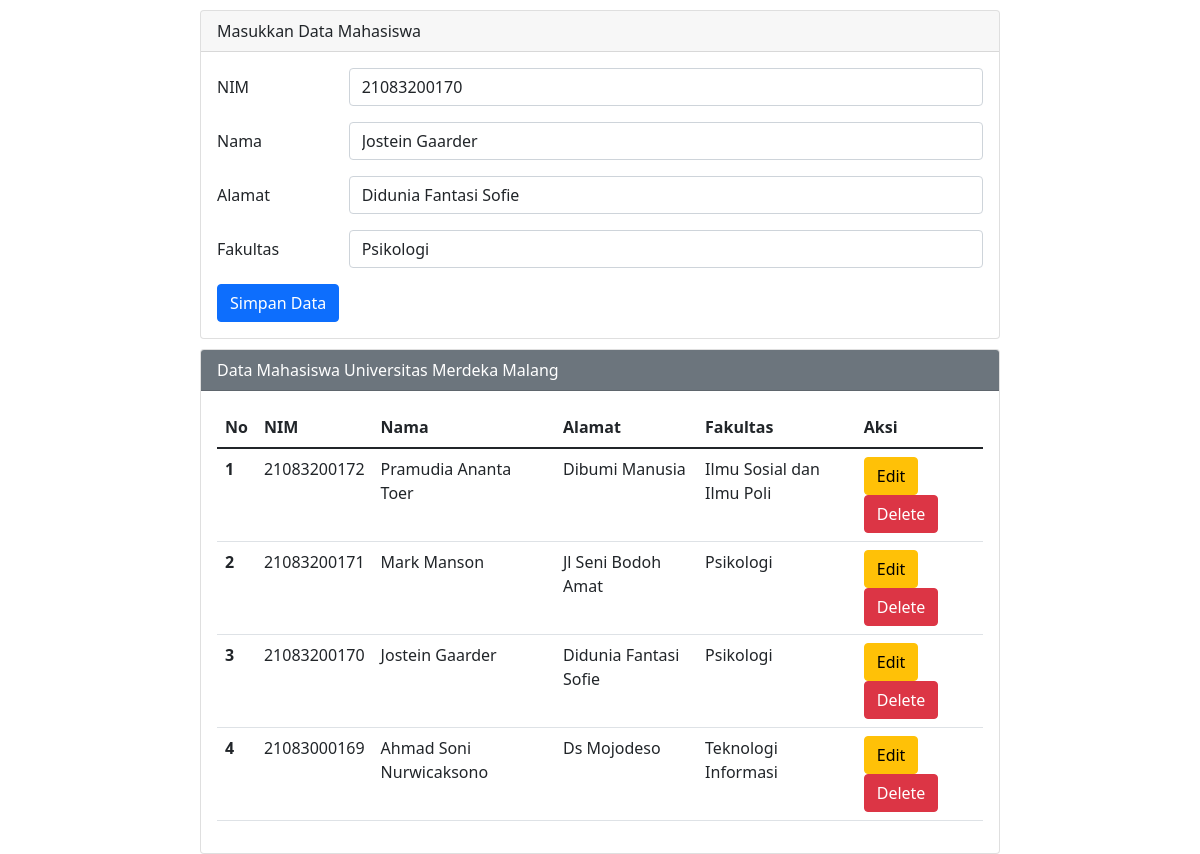
/index.php?op=edit&id=2, run on the app's committed database.
### tables this page shows
CREATE TABLE `mahasiswa` (
  `id` int(11) NOT NULL,
  `nim` varchar(25) NOT NULL,
  `nama` varchar(25) NOT NULL,
  `alamat` varchar(25) NOT NULL,
  `fakultas` varchar(25) NOT NULL
);

### index.php (the view, shortened to what this page needs)
<?php
$host       = "localhost";
$user       = "root";
$pass       = "";
$db         = "akademik";
$koneksi    = mysqli_connect($host, $user, $pass, $db);
$nim        = "";
$nama       = "";
$alamat     = "";
$fakultas   = "";
if (isset($_GET['op'])) {
    $op = $_GET['op'];
} else {
    $op = "";
}
if ($op == 'edit') {
    $id         = $_GET['id'];
    $sql1       = "select * from mahasiswa where id = '$id'";
    $q1         = mysqli_query($koneksi, $sql1);
    $r1         = mysqli_fetch_array($q1);
    $nim        = $r1['nim'];
    $nama       = $r1['nama'];
    $alamat     = $r1['alamat'];
    $fakultas   = $r1['fakultas'];
}
?>
<!DOCTYPE html>
<html lang="en">
<head>
    <link href="https://cdn.jsdelivr.net/npm/bootstrap@5.1.3/dist/css/bootstrap.min.css" rel="stylesheet">
</head>
<body>
    <div class="mx-auto">
        <div class="card">
            <div class="card-header">
                Masukkan Data Mahasiswa
            </div>
            <div class="card-body">
                <form action="" method="POST">
                    <div class="mb-3 row">
                        <label for="nim" class="col-sm-2 col-form-label">NIM</label>
                        <div class="col-sm-10">
                            <input type="text" class="form-control" id="nim" name="nim" value="<?php echo $nim ?>">
                        </div>
                    </div>
                    <div class="mb-3 row">
                        <label for="nama" class="col-sm-2 col-form-label">Nama</label>
                        <div class="col-sm-10">
                            <input type="text" class="form-control" id="nama" name="nama" value="<?php echo $nama ?>">
                        </div>
                    </div>
                    <div class="mb-3 row">
                        <label for="alamat" class="col-sm-2 col-form-label">Alamat</label>
                        <div class="col-sm-10">
                            <input type="text" class="form-control" id="alamat" name="alamat" value="<?php echo $alamat ?>">
                        </div>
                    </div>
                    <div class="mb-3 row">
                        <label for="fakultas" class="col-sm-2 col-form-label">Fakultas</label>
                        <div class="col-sm-10">
                            <select class="form-control" name="fakultas" id="fakultas">
                                <option value="Psikologi" <?php if ($fakultas == "Psikologi") echo "selected" ?>>Psikologi</option>
                            </select>
                        </div>
                    </div>
                    <div class="col-12">
                        <input type="submit" name="simpan" value="Simpan Data" class="btn btn-primary" />
                    </div>
                </form>
            </div>
        </div>
        <div class="card">
            <div class="card-header text-white bg-secondary">
                Data Mahasiswa Universitas Merdeka Malang
            </div>
            <div class="card-body">
                <table class="table">
                    <thead>
                        <tr>
                            <th scope="col">No</th>
                            <th scope="col">NIM</th>
                            <th scope="col">Nama</th>
                            <th scope="col">Alamat</th>
                            <th scope="col">Fakultas</th>
                            <th scope="col">Aksi</th>
                        </tr>
                    </thead>
                    <tbody>
                        <?php
                        $sql2   = "select * from mahasiswa order by id desc";
                        $q2     = mysqli_query($koneksi, $sql2);
                        $urut   = 1;
                        while ($r2 = mysqli_fetch_array($q2)) {
                            $id         = $r2['id'];
                            $nim        = $r2['nim'];
                            $nama       = $r2['nama'];
                            $alamat     = $r2['alamat'];
                            $fakultas   = $r2['fakultas'];
                        ?>
                            <tr>
                                <th scope="row"><?php echo $urut++ ?></th>
                                <td scope="row"><?php echo $nim ?></td>
                                <td scope="row"><?php echo $nama ?></td>
                                <td scope="row"><?php echo $alamat ?></td>
                                <td scope="row"><?php echo $fakultas ?></td>
                                <td scope="row">
                                    <a href="index.php?op=edit&id=<?php echo $id ?>"><button type="button" class="btn btn-warning">Edit</button></a>
                                    <a href="index.php?op=delete&id=<?php echo $id?>" onclick="return confirm('Yakin mau delete data?')"><button type="button" class="btn btn-danger">Delete</button></a>
                                </td>
                            </tr>
                        <?php
                        }
                        ?>
                    </tbody>
                </table>
            </div>
        </div>
    </div>
</body>
</html>

### index.php (style rules this page uses)
.mx-auto { width: 800px }
.card { margin-top: 10px; }

### data on the page
mahasiswa: nim "21083200170", nama "Jostein Gaarder", alamat "Didunia Fantasi Sofie", fakultas "Psikologi"
mahasiswa: nim "21083200172", nama "Pramudia Ananta Toer", alamat "Dibumi Manusia", fakultas "Ilmu Sosial dan Ilmu Poli"
mahasiswa: nim "21083200171", nama "Mark Manson", alamat "Jl Seni Bodoh Amat", fakultas "Psikologi"
mahasiswa: nim "21083000169", nama "Ahmad Soni Nurwicaksono", alamat "Ds Mojodeso", fakultas "Teknologi Informasi"
